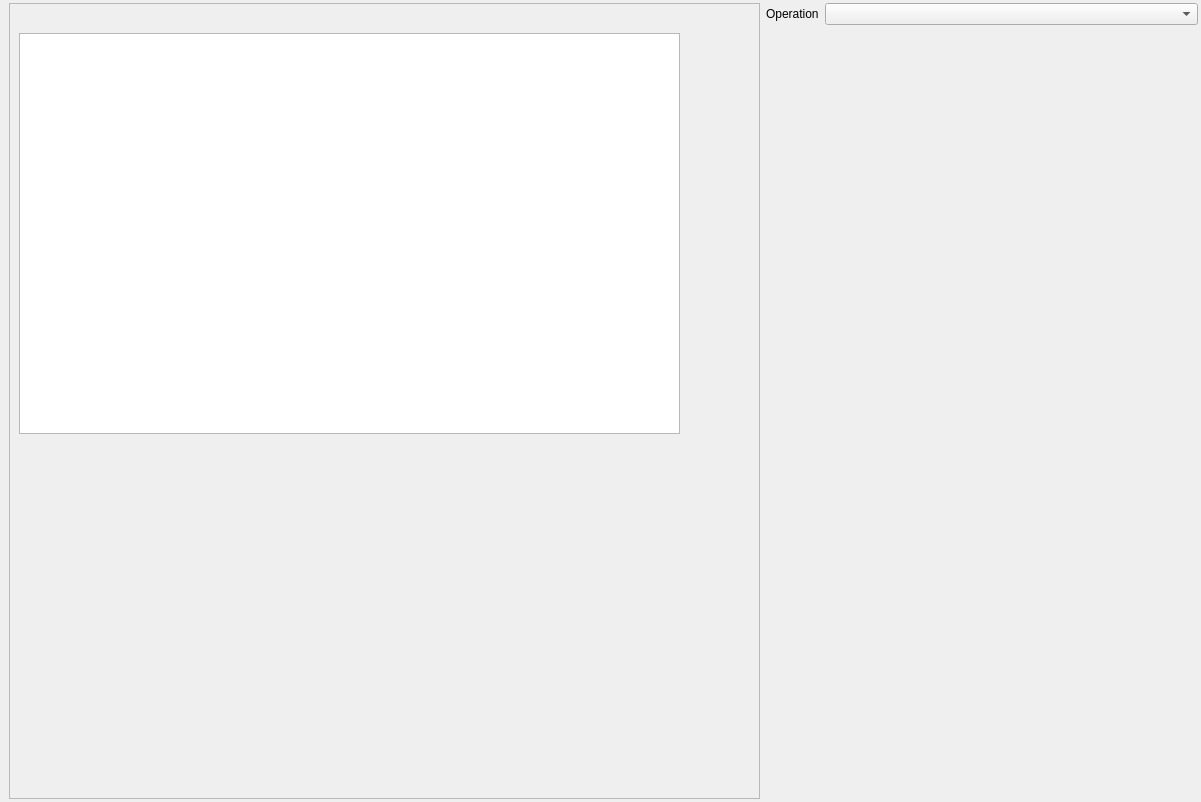
<?xml version="1.0" encoding="UTF-8"?>
<ui version="4.0">
 <class>DataPlotlyDockWidgetBase</class>
 <widget class="QWidget" name="DataPlotlyDockWidgetBase">
  <property name="geometry">
   <rect>
    <x>0</x>
    <y>0</y>
    <width>1201</width>
    <height>802</height>
   </rect>
  </property>
  <property name="windowTitle">
   <string>DataPlotly</string>
  </property>
  <layout class="QVBoxLayout" name="verticalLayout_2">
   <property name="leftMargin">
    <number>0</number>
   </property>
   <property name="topMargin">
    <number>0</number>
   </property>
   <property name="rightMargin">
    <number>0</number>
   </property>
   <property name="bottomMargin">
    <number>0</number>
   </property>
   <item>
    <layout class="QGridLayout" name="gridLayout_8" columnstretch="0,1,0">
     <property name="leftMargin">
      <number>3</number>
     </property>
     <property name="topMargin">
      <number>3</number>
     </property>
     <property name="rightMargin">
      <number>3</number>
     </property>
     <property name="bottomMargin">
      <number>3</number>
     </property>
     <item row="0" column="0">
      <widget class="QFrame" name="frame">
       <property name="styleSheet">
        <string notr="true">QFrame{ background-color: rgb(69, 69, 69, 220) }</string>
       </property>
       <property name="frameShape">
        <enum>QFrame::NoFrame</enum>
       </property>
       <property name="frameShadow">
        <enum>QFrame::Raised</enum>
       </property>
       <layout class="QVBoxLayout" name="verticalLayout">
        <property name="spacing">
         <number>0</number>
        </property>
        <property name="leftMargin">
         <number>0</number>
        </property>
        <property name="topMargin">
         <number>0</number>
        </property>
        <property name="rightMargin">
         <number>0</number>
        </property>
        <property name="bottomMargin">
         <number>0</number>
        </property>
       </layout>
      </widget>
     </item>
     <item row="0" column="2">
      <widget class="QStackedWidget" name="stackedPlotWidget">
       <property name="currentIndex">
        <number>0</number>
       </property>
       <widget class="QWidget" name="plot_customization">
        <layout class="QGridLayout" name="gridLayout_2">
         <property name="leftMargin">
          <number>0</number>
         </property>
         <property name="topMargin">
          <number>0</number>
         </property>
         <property name="rightMargin">
          <number>0</number>
         </property>
         <property name="bottomMargin">
          <number>0</number>
         </property>
         <item row="0" column="0">
          <widget class="QStackedWidget" name="stackedNestedPlotWidget">
           <property name="currentIndex">
            <number>0</number>
           </property>
           <widget class="QWidget" name="page">
            <layout class="QGridLayout" name="gridLayout">
             <property name="leftMargin">
              <number>0</number>
             </property>
             <property name="topMargin">
              <number>0</number>
             </property>
             <property name="rightMargin">
              <number>0</number>
             </property>
             <property name="bottomMargin">
              <number>0</number>
             </property>
             <item row="0" column="0">
              <widget class="QLabel" name="label">
               <property name="sizePolicy">
                <sizepolicy hsizetype="Maximum" vsizetype="Preferred">
                 <horstretch>0</horstretch>
                 <verstretch>0</verstretch>
                </sizepolicy>
               </property>
               <property name="text">
                <string>Operation</string>
               </property>
              </widget>
             </item>
             <item row="0" column="1">
              <widget class="QComboBox" name="operation_combo"/>
             </item>
             <item row="1" column="0" colspan="2">
              <widget class="QScrollArea" name="scrollArea_5">
               <property name="sizePolicy">
                <sizepolicy hsizetype="Preferred" vsizetype="Expanding">
                 <horstretch>0</horstretch>
                 <verstretch>0</verstretch>
                </sizepolicy>
               </property>
               <property name="maximumSize">
                <size>
                 <width>16777215</width>
                 <height>16777215</height>
                </size>
               </property>
               <property name="frameShape">
                <enum>QFrame::NoFrame</enum>
               </property>
               <property name="horizontalScrollBarPolicy">
                <enum>Qt::ScrollBarAsNeeded</enum>
               </property>
               <property name="widgetResizable">
                <bool>true</bool>
               </property>
               <property name="alignment">
                <set>Qt::AlignLeading|Qt::AlignLeft|Qt::AlignVCenter</set>
               </property>
               <widget class="QWidget" name="scrollAreaWidgetContents_5">
                <property name="geometry">
                 <rect>
                  <x>0</x>
                  <y>0</y>
                  <width>473</width>
                  <height>758</height>
                 </rect>
                </property>
                <layout class="QGridLayout" name="gridLayout_9">
                 <property name="leftMargin">
                  <number>0</number>
                 </property>
                 <property name="topMargin">
                  <number>0</number>
                 </property>
                 <property name="rightMargin">
                  <number>9</number>
                 </property>
                 <property name="bottomMargin">
                  <number>0</number>
                 </property>
                 <item row="0" column="0">
                  <spacer name="verticalSpacer">
                   <property name="orientation">
                    <enum>Qt::Vertical</enum>
                   </property>
                   <property name="sizeHint" stdset="0">
                    <size>
                     <width>20</width>
                     <height>40</height>
                    </size>
                   </property>
                  </spacer>
                 </item>
                </layout>
               </widget>
              </widget>
             </item>
            </layout>
           </widget>
           <widget class="QWidget" name="page_2">
            <layout class="QGridLayout" name="gridLayout_4">
             <property name="leftMargin">
              <number>0</number>
             </property>
             <property name="topMargin">
              <number>0</number>
             </property>
             <property name="rightMargin">
              <number>0</number>
             </property>
             <property name="bottomMargin">
              <number>0</number>
             </property>
             <item row="0" column="0">
              <widget class="QScrollArea" name="scrollArea_6">
               <property name="frameShape">
                <enum>QFrame::NoFrame</enum>
               </property>
               <property name="widgetResizable">
                <bool>true</bool>
               </property>
               <widget class="QWidget" name="scrollAreaWidgetContents_6">
                <property name="geometry">
                 <rect>
                  <x>0</x>
                  <y>0</y>
                  <width>451</width>
                  <height>639</height>
                 </rect>
                </property>
                <layout class="QGridLayout" name="gridLayout_25">
                 <property name="leftMargin">
                  <number>0</number>
                 </property>
                 <property name="topMargin">
                  <number>0</number>
                 </property>
                 <property name="rightMargin">
                  <number>9</number>
                 </property>
                 <property name="bottomMargin">
                  <number>0</number>
                 </property>
                 <item row="15" column="1" colspan="2">
                  <widget class="QComboBox" name="hist_norm_combo"/>
                 </item>
                 <item row="13" column="0">
                  <widget class="QLabel" name="orientation_label">
                   <property name="text">
                    <string>Bar orientation</string>
                   </property>
                  </widget>
                 </item>
                 <item row="23" column="0" colspan="3">
                  <spacer name="verticalSpacer_6">
                   <property name="orientation">
                    <enum>Qt::Vertical</enum>
                   </property>
                   <property name="sizeHint" stdset="0">
                    <size>
                     <width>255</width>
                     <height>222</height>
                    </size>
                   </property>
                  </spacer>
                 </item>
                 <item row="11" column="1">
                  <widget class="QLabel" name="y_axis_mode_label">
                   <property name="text">
                    <string>Y Axis Mode</string>
                   </property>
                  </widget>
                 </item>
                 <item row="19" column="0">
                  <widget class="QCheckBox" name="showMeanCheck">
                   <property name="text">
                    <string>Show Mean Line</string>
                   </property>
                   <property name="checked">
                    <bool>true</bool>
                   </property>
                  </widget>
                 </item>
                 <item row="4" column="0" rowspan="2">
                  <widget class="QLabel" name="y_axis_label">
                   <property name="text">
                    <string>Y Label</string>
                   </property>
                  </widget>
                 </item>
                 <item row="17" column="1" colspan="2">
                  <widget class="QComboBox" name="outliers_combo"/>
                 </item>
                 <item row="2" column="0">
                  <widget class="QLabel" name="legend_label">
                   <property name="text">
                    <string>Legend Title</string>
                   </property>
                  </widget>
                 </item>
                 <item row="2" column="1" colspan="2">
                  <widget class="QLineEdit" name="legend_title"/>
                 </item>
                 <item row="15" column="0">
                  <widget class="QLabel" name="hist_norm_label">
                   <property name="text">
                    <string>Normalization</string>
                   </property>
                  </widget>
                 </item>
                 <item row="11" column="2">
                  <widget class="QComboBox" name="y_axis_mode_combo"/>
                 </item>
                 <item row="10" column="1">
                  <widget class="QLabel" name="x_axis_mode_label">
                   <property name="text">
                    <string>X Axis Mode</string>
                   </property>
                  </widget>
                 </item>
                 <item row="1" column="1" colspan="2">
                  <widget class="QLineEdit" name="plot_title_line"/>
                 </item>
                 <item row="3" column="1" colspan="2">
                  <widget class="QLineEdit" name="x_axis_title"/>
                 </item>
                 <item row="17" column="0">
                  <widget class="QLabel" name="outliers_label">
                   <property name="text">
                    <string>Outliers</string>
                   </property>
                  </widget>
                 </item>
                 <item row="14" column="1" colspan="2">
                  <widget class="QComboBox" name="bar_mode_combo"/>
                 </item>
                 <item row="14" column="0">
                  <widget class="QLabel" name="bar_mode_lab">
                   <property name="text">
                    <string>Bar Mode</string>
                   </property>
                  </widget>
                 </item>
                 <item row="4" column="1" rowspan="2" colspan="2">
                  <widget class="QLineEdit" name="y_axis_title"/>
                 </item>
                 <item row="0" column="0">
                  <widget class="QCheckBox" name="show_legend_check">
                   <property name="text">
                    <string>Show Legend</string>
                   </property>
                   <property name="checked">
                    <bool>true</bool>
                   </property>
                  </widget>
                 </item>
                 <item row="13" column="1" colspan="2">
                  <widget class="QComboBox" name="orientation_combo"/>
                 </item>
                 <item row="16" column="1" colspan="2">
                  <widget class="QComboBox" name="box_statistic_combo"/>
                 </item>
                 <item row="16" column="0">
                  <widget class="QLabel" name="box_statistic_label">
                   <property name="text">
                    <string>Show Statistics</string>
                   </property>
                  </widget>
                 </item>
                 <item row="1" column="0">
                  <widget class="QLabel" name="plot_title_lab">
                   <property name="text">
                    <string>Plot Title</string>
                   </property>
                  </widget>
                 </item>
                 <item row="3" column="0">
                  <widget class="QLabel" name="x_axis_label">
                   <property name="text">
                    <string>X Label</string>
                   </property>
                  </widget>
                 </item>
                 <item row="0" column="2">
                  <widget class="QCheckBox" name="range_slider_combo">
                   <property name="text">
                    <string>Show RangeSlider</string>
                   </property>
                  </widget>
                 </item>
                 <item row="7" column="0">
                  <widget class="QLabel" name="info_label">
                   <property name="text">
                    <string>Hover Infos</string>
                   </property>
                  </widget>
                 </item>
                 <item row="10" column="2">
                  <widget class="QComboBox" name="x_axis_mode_combo"/>
                 </item>
                 <item row="10" column="0">
                  <widget class="QCheckBox" name="invert_x_check">
                   <property name="text">
                    <string>Invert X Axis</string>
                   </property>
                  </widget>
                 </item>
                 <item row="11" column="0">
                  <widget class="QCheckBox" name="invert_y_check">
                   <property name="text">
                    <string>Invert Y Axis</string>
                   </property>
                  </widget>
                 </item>
                 <item row="7" column="1" colspan="2">
                  <widget class="QComboBox" name="info_combo"/>
                 </item>
                 <item row="6" column="0">
                  <widget class="QLabel" name="z_axis_label">
                   <property name="text">
                    <string>Z Label</string>
                   </property>
                  </widget>
                 </item>
                 <item row="8" column="0">
                  <widget class="QLabel" name="additional_info_label">
                   <property name="text">
                    <string>Additional Hover Label</string>
                   </property>
                  </widget>
                 </item>
                 <item row="8" column="1" colspan="2">
                  <widget class="QgsFieldExpressionWidget" name="additional_info_combo" native="true"/>
                 </item>
                 <item row="21" column="1">
                  <widget class="QSpinBox" name="bins_value">
                   <property name="enabled">
                    <bool>false</bool>
                   </property>
                   <property name="maximum">
                    <number>1000</number>
                   </property>
                   <property name="value">
                    <number>10</number>
                   </property>
                  </widget>
                 </item>
                 <item row="6" column="1" colspan="2">
                  <widget class="QLineEdit" name="z_axis_title"/>
                 </item>
                 <item row="20" column="0">
                  <widget class="QCheckBox" name="cumulative_hist_check">
                   <property name="enabled">
                    <bool>true</bool>
                   </property>
                   <property name="text">
                    <string>Cumulative Histogram</string>
                   </property>
                  </widget>
                 </item>
                 <item row="21" column="0">
                  <widget class="QCheckBox" name="bins_check">
                   <property name="text">
                    <string>Choose manually the bins</string>
                   </property>
                  </widget>
                 </item>
                 <item row="22" column="0">
                  <widget class="QLabel" name="bar_gap_label">
                   <property name="text">
                    <string>Bar gap</string>
                   </property>
                  </widget>
                 </item>
                 <item row="0" column="1">
                  <widget class="QCheckBox" name="orientation_legend_check">
                   <property name="text">
                    <string>Horizontal Legend</string>
                   </property>
                  </widget>
                 </item>
                 <item row="20" column="1" colspan="2">
                  <widget class="QCheckBox" name="invert_hist_check">
                   <property name="enabled">
                    <bool>true</bool>
                   </property>
                   <property name="text">
                    <string>Invert Histogram Direction</string>
                   </property>
                  </widget>
                 </item>
                 <item row="22" column="1">
                  <widget class="QDoubleSpinBox" name="bar_gap">
                   <property name="maximum">
                    <double>1.000000000000000</double>
                   </property>
                   <property name="singleStep">
                    <double>0.100000000000000</double>
                   </property>
                  </widget>
                 </item>
                 <item row="18" column="0">
                  <widget class="QLabel" name="violinSideLabel">
                   <property name="text">
                    <string>Violin side</string>
                   </property>
                  </widget>
                 </item>
                 <item row="18" column="1" colspan="2">
                  <widget class="QComboBox" name="violinSideCombo"/>
                 </item>
                </layout>
               </widget>
              </widget>
             </item>
            </layout>
           </widget>
          </widget>
         </item>
        </layout>
       </widget>
       <widget class="QWidget" name="plot_stackpage">
        <layout class="QGridLayout" name="gridLayout_5">
         <property name="leftMargin">
          <number>0</number>
         </property>
         <property name="topMargin">
          <number>0</number>
         </property>
         <property name="rightMargin">
          <number>0</number>
         </property>
         <property name="bottomMargin">
          <number>0</number>
         </property>
         <item row="0" column="0">
          <layout class="QGridLayout" name="gridLayout_28">
           <item row="0" column="0" colspan="6">
            <widget class="QWidget" name="plot_qview" native="true">
             <property name="sizePolicy">
              <sizepolicy hsizetype="Preferred" vsizetype="Preferred">
               <horstretch>0</horstretch>
               <verstretch>0</verstretch>
              </sizepolicy>
             </property>
            </widget>
           </item>
           <item row="2" column="2">
            <spacer name="horizontalSpacer">
             <property name="orientation">
              <enum>Qt::Horizontal</enum>
             </property>
             <property name="sizeHint" stdset="0">
              <size>
               <width>40</width>
               <height>20</height>
              </size>
             </property>
            </spacer>
           </item>
           <item row="2" column="4" colspan="2">
            <widget class="QPushButton" name="save_plot_btn">
             <property name="toolTip">
              <string>Export as image</string>
             </property>
             <property name="statusTip">
              <string/>
             </property>
             <property name="whatsThis">
              <string/>
             </property>
             <property name="accessibleDescription">
              <string/>
             </property>
             <property name="text">
              <string/>
             </property>
            </widget>
           </item>
           <item row="2" column="3">
            <widget class="QPushButton" name="save_plot_html_btn">
             <property name="toolTip">
              <string>Export as html</string>
             </property>
             <property name="text">
              <string/>
             </property>
            </widget>
           </item>
           <item row="2" column="0">
            <widget class="QPushButton" name="reload_btn">
             <property name="text">
              <string/>
             </property>
            </widget>
           </item>
           <item row="2" column="1">
            <widget class="QCheckBox" name="live_update_check">
             <property name="text">
              <string>Live Update</string>
             </property>
             <property name="checked">
              <bool>false</bool>
             </property>
            </widget>
           </item>
          </layout>
         </item>
        </layout>
       </widget>
       <widget class="QWidget" name="help_stackpage">
        <layout class="QGridLayout" name="gridLayout_6">
         <property name="leftMargin">
          <number>0</number>
         </property>
         <property name="topMargin">
          <number>0</number>
         </property>
         <property name="rightMargin">
          <number>0</number>
         </property>
         <property name="bottomMargin">
          <number>0</number>
         </property>
         <item row="0" column="0">
          <widget class="QWidget" name="help_widget" native="true"/>
         </item>
        </layout>
       </widget>
       <widget class="QWidget" name="code_stackpage">
        <layout class="QGridLayout" name="gridLayout_7">
         <property name="leftMargin">
          <number>0</number>
         </property>
         <property name="topMargin">
          <number>0</number>
         </property>
         <property name="rightMargin">
          <number>0</number>
         </property>
         <property name="bottomMargin">
          <number>0</number>
         </property>
         <item row="0" column="0">
          <widget class="QTextBrowser" name="raw_plot_text"/>
         </item>
        </layout>
       </widget>
      </widget>
     </item>
     <item row="0" column="1">
      <widget class="QFrame" name="frame_2">
       <property name="sizePolicy">
        <sizepolicy hsizetype="MinimumExpanding" vsizetype="Preferred">
         <horstretch>0</horstretch>
         <verstretch>0</verstretch>
        </sizepolicy>
       </property>
       <property name="maximumSize">
        <size>
         <width>16777215</width>
         <height>16777215</height>
        </size>
       </property>
       <property name="frameShape">
        <enum>QFrame::StyledPanel</enum>
       </property>
       <property name="frameShadow">
        <enum>QFrame::Raised</enum>
       </property>
       <widget class="QGraphicsView" name="graphicsView">
        <property name="geometry">
         <rect>
          <x>10</x>
          <y>30</y>
          <width>661</width>
          <height>401</height>
         </rect>
        </property>
       </widget>
      </widget>
     </item>
    </layout>
   </item>
  </layout>
 </widget>
 <customwidgets>
  <customwidget>
   <class>QgsFieldExpressionWidget</class>
   <extends>QWidget</extends>
   <header>qgsfieldexpressionwidget.h</header>
  </customwidget>
 </customwidgets>
 <resources/>
 <connections>
  <connection>
   <sender>bins_check</sender>
   <signal>toggled(bool)</signal>
   <receiver>bins_value</receiver>
   <slot>setEnabled(bool)</slot>
   <hints>
    <hint type="sourcelabel">
     <x>264</x>
     <y>461</y>
    </hint>
    <hint type="destinationlabel">
     <x>393</x>
     <y>464</y>
    </hint>
   </hints>
  </connection>
  <connection>
   <sender>cumulative_hist_check</sender>
   <signal>toggled(bool)</signal>
   <receiver>invert_hist_check</receiver>
   <slot>setEnabled(bool)</slot>
   <hints>
    <hint type="sourcelabel">
     <x>208</x>
     <y>427</y>
    </hint>
    <hint type="destinationlabel">
     <x>302</x>
     <y>423</y>
    </hint>
   </hints>
  </connection>
 </connections>
</ui>
